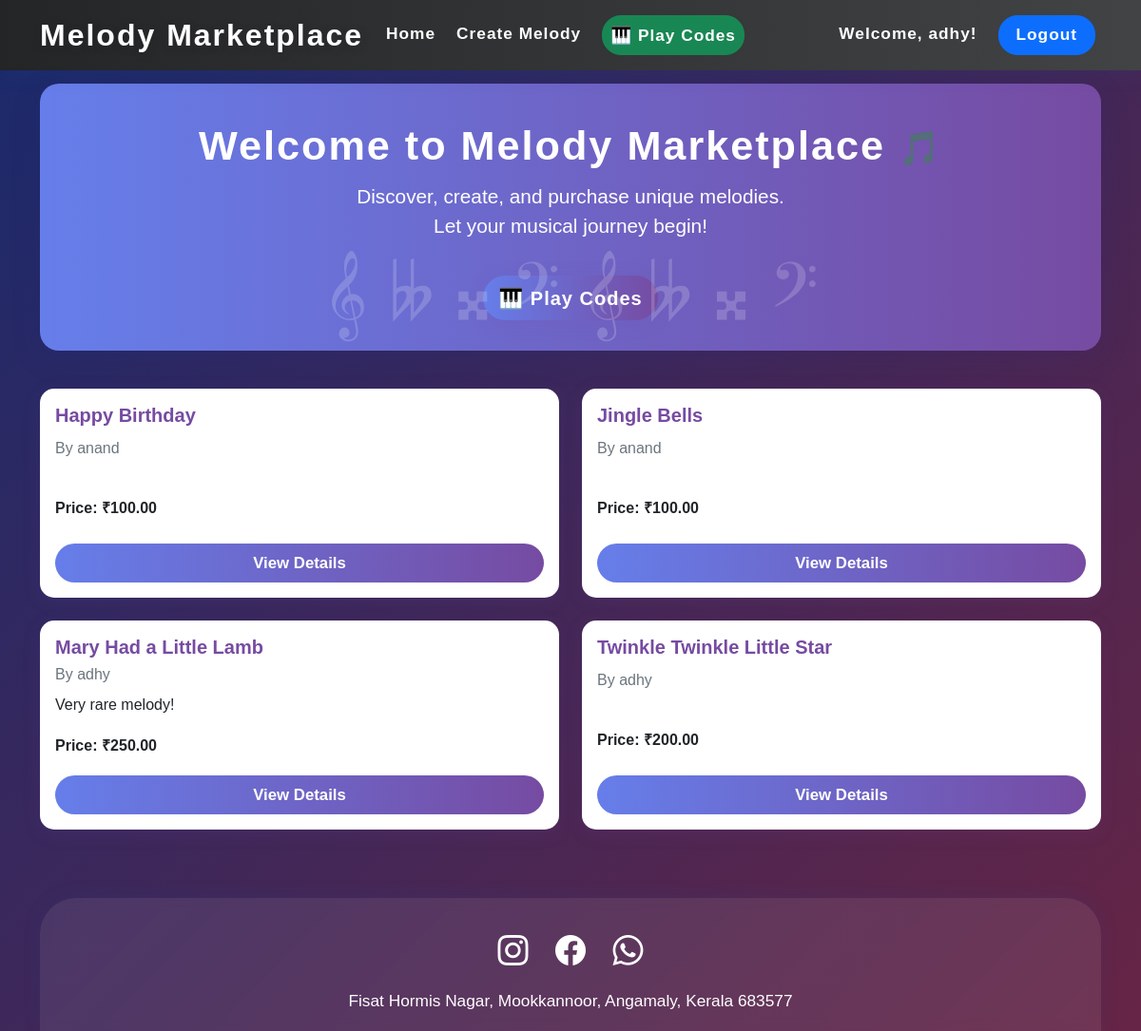
Screenshot of / (signed in) with the database file from the repository.
### melodies/models.py (models this page shows, shortened)
class Melody(models.Model):
    creator = models.ForeignKey(User, on_delete=models.CASCADE, related_name='created_melodies')
    title = models.CharField(max_length=200)
    notes = models.TextField()  # Store melody notes as space-separated string
    price = models.DecimalField(max_digits=6, decimal_places=2)
    created_at = models.DateTimeField(auto_now_add=True)
    description = models.TextField(blank=True)
    is_published = models.BooleanField(default=False)

### melodies/views.py (the view)
# urls.py: path('', views.home, name='home'),
def home(request):
    melodies = Melody.objects.filter(is_published=True).order_by('-created_at')
    return render(request, 'melodies/home.html', {'melodies': melodies})

### templates/melodies/home.html (shortened to what this page needs)
{% extends 'base.html' %}
{% block content %}
  <div id="floating-notes-bg" style="position:fixed; width:100vw; height:100vh; top:0; left:0; pointer-events:none; z-index:0; overflow:hidden;">
    <div class="note" style="left:6%; animation-duration:12s;">𝄞</div>
    <div class="note" style="left:12%; animation-duration:13s;">🎶</div>
    <div class="note" style="left:18%; animation-duration:10s;">𝄫</div>
    <div class="note" style="left:24%; animation-duration:14s;">🎵</div>
    <div class="note" style="left:30%; animation-duration:11s;">𝄪</div>
    <div class="note" style="left:36%; animation-duration:9s;">🎷</div>
    <div class="note" style="left:42%; animation-duration:12s;">𝄢</div>
    <div class="note" style="left:48%; animation-duration:15s;">🎸</div>
    <div class="note" style="left:54%; animation-duration:11s;">𝄞</div>
    <div class="note" style="left:60%; animation-duration:13s;">🎺</div>
    <div class="note" style="left:66%; animation-duration:10s;">𝄫</div>
    <div class="note" style="left:72%; animation-duration:14s;">🎻</div>
    <div class="note" style="left:78%; animation-duration:12s;">𝄪</div>
    <div class="note" style="left:84%; animation-duration:13s;">🎤</div>
    <div class="note" style="left:90%; animation-duration:10s;">𝄢</div>
    <div class="note" style="left:96%; animation-duration:15s;">🎧</div>
  </div>
<div class="music-hero" style="position:relative;">
    <h1>Welcome to Melody Marketplace <span style="font-size:2.2rem;">&#127925;</span></h1>
    <p>Discover, create, and purchase unique melodies.<br>Let your musical journey begin!</p>
    <div class="music-notes">𝄞 𝄫 𝄪 𝄢 𝄞 𝄫 𝄪 𝄢</div>
    {% if user.is_authenticated %}
    <a href="{% url 'play_codes' %}" class="btn btn-primary btn-lg mt-3" style="font-weight:700;letter-spacing:1px;background:linear-gradient(90deg,#667eea 0%,#764ba2 100%);border:none;border-radius:25px;box-shadow:0 4px 20px 0 rgba(118,75,162,0.12);">
        <span style="font-size:1.3rem;">🎹</span> Play Codes
    </a>
    {% endif %}
</div>
<div class="row">
    {% for melody in melodies %}
    <div class="col-md-6 mb-4">
        <div class="card melody-card-custom">
            <div class="card-body">
                <h5 class="card-title" style="color:#764ba2;font-weight:700;">{{ melody.title }}</h5>
                <h6 class="card-subtitle mb-2 text-muted">By {{ melody.creator.username }}</h6>
                <p class="card-text">{{ melody.description|truncatewords:30 }}</p>
                <p class="card-text"><strong>Price: <span style="font-family:Arial;font-weight:bold;">&#8377;</span>{{ melody.price }}</strong></p>
                <a href="{% url 'melody_detail' melody.pk %}" class="btn btn-primary">View Details</a>
            </div>
        </div>
    </div>
    {% empty %}
    <div class="col-12">
        <p>No melodies available yet.</p>
    </div>
    {% endfor %}
</div>
<footer class="mt-5" style="background:rgba(255,255,255,0.08);color:#fff;padding:32px 0 18px 0;box-shadow:0 -2px 20px 0 rgba(24,90,157,0.10);border-top-left-radius: 38px;border-top-right-radius: 38px;backdrop-filter: blur(6px);">
    <div class="container text-center">
        <div class="mb-3">
            <span style="font-size:2rem;margin:0 12px;"><i class="bi bi-instagram"></i></span>
            <span style="font-size:2rem;margin:0 12px;"><i class="bi bi-facebook"></i></span>
            <span style="font-size:2rem;margin:0 12px;"><i class="bi bi-whatsapp"></i></span>
        </div>
        <div style="font-size:1.08rem;font-weight:500;">
            Fisat Hormis Nagar, Mookkannoor, Angamaly, Kerala 683577
        </div>
    </div>
</footer>
<link rel="stylesheet" href="https://cdn.jsdelivr.net/npm/bootstrap-icons@1.10.5/font/bootstrap-icons.css">
{% endblock %}

### templates/base.html (shortened to what this page needs)
<!DOCTYPE html>
<html lang="en">
<head>
    <link href="https://cdn.jsdelivr.net/npm/bootstrap@5.1.3/dist/css/bootstrap.min.css" rel="stylesheet">
</head>
<body>
    <nav class="navbar navbar-expand-lg navbar-dark bg-dark" style="position:fixed;top:0;left:0;width:100%;z-index:1030;">
        <div class="container">
            <a class="navbar-brand" href="{% url 'home' %}">Melody Marketplace</a>
            <div class="collapse navbar-collapse" id="navbarNav">
                <ul class="navbar-nav me-auto">
                    <li class="nav-item">
                        <a class="nav-link" href="{% url 'home' %}">Home</a>
                    </li>
                    {% if user.is_authenticated and user.userprofile.is_creator %}
                    <li class="nav-item">
                        <a class="nav-link" href="{% url 'create_melody' %}">Create Melody</a>
                    </li>
                    {% endif %}
                    {% if user.is_authenticated %}
                    <li class="nav-item">
                        <a class="nav-link btn btn-success" style="margin-left:8px;font-weight:600;border-radius:20px;" href="{% url 'play_codes' %}"><span style="font-size:1.1rem;">🎹</span> Play Codes</a>
                    </li>
                    {% endif %}
                </ul>
                <ul class="navbar-nav">
                    {% if user.is_authenticated %}
                    <li class="nav-item">
                        <span class="nav-link">Welcome, {{ user.username }}!</span>
                    </li>
                    <li class="nav-item">
                        <form method="post" action="/accounts/logout/" style="display:inline;">
                            <button type="submit" class="nav-link btn btn-primary" style="padding:7px 18px;border-radius:20px;font-weight:600;font-size:1.08rem;letter-spacing:1px;margin-left:8px;">Logout</button>
                        </form>
                    </li>
                    {% endif %}
                </ul>
            </div>
        </div>
    </nav>
    <div class="container mt-4" style="margin-top:88px !important;">
        {% block content %}
        {% endblock %}
    </div>
</body>
</html>

### templates/base.html (style rules this page uses)
.navbar { background: linear-gradient(90deg, #232526 0%, #414345 100%) !important; box-shadow: 0 4px 20px 0 rgba(24,90,157,0.10); }
.navbar-brand { font-family: 'Trebuchet MS', sans-serif; font-weight: 800; font-size: 2rem; letter-spacing: 2px; color: #fff !important; text-shadow: 1px 2px 8px #23252644; }
.navbar-nav .nav-link { color: #fff !important; font-weight: 600; font-size: 1.08rem; letter-spacing: 1px; margin-right: 6px; transition: color 0.2s, background 0.2s; border-radius: 20px; padding: 7px 18px; }

### templates/melodies/home.html (style rules this page uses)
.note { position: absolute; color: white; font-size: 2.8rem; opacity: 0.18; pointer-events: none; animation: floatUp 10s linear infinite; z-index: 0; }
.music-notes { position: absolute; left: 0; right: 0; bottom: 0; width: 100%; opacity: 0.18; font-size: 5rem; pointer-events: none; text-align: center; animation: notes-float 7s ease-in-out infinite alternate; }
body { background: linear-gradient(135deg, #1a2a6c, #b21f1f, #fdbb2d); background-size: 400% 400%; animation: gradientMove 20s ease infinite; font-family: 'Poppins', sans-serif; min-height: 100vh; }
.music-hero { background: linear-gradient(90deg, #667eea 0%, #764ba2 100%); color: #fff; border-radius: 20px; padding: 2.5rem 2rem 2rem 2rem; margin-bottom: 2.5rem; box-shadow: 0 8px 32px 0 rgba(31, 38, 135, 0.15); text-align: center; position: relative; overflow: hidden; }
.music-hero h1 { font-size: 2.7rem; font-weight: 800; letter-spacing: 2px; margin-bottom: 0.7rem; }
.music-hero p { font-size: 1.3rem; font-weight: 400; margin-bottom: 1.3rem; }
.note { position: absolute; color: white; font-size: 24px; opacity: 0.7; animation: floatUp 10s linear infinite; }
.melody-card-custom { border-radius: 15px; box-shadow: 0 4px 20px 0 rgba(118, 75, 162, 0.12); border: none; transition: transform 0.14s; min-height: 220px; display: flex; flex-direction: column; justify-content: stretch; }
.melody-card-custom .card-body { flex: 1 1 auto; display: flex; flex-direction: column; justify-content: space-between; }
.melody-card-custom .btn-primary { background: linear-gradient(90deg, #667eea 0%, #764ba2 100%); border: none; border-radius: 25px; font-weight: 600; padding: 0.5rem 1.5rem; font-size: 1.05rem; }

### rows the page displays
Melody: title "Happy Birthday", creator.username "anand", price "100.00"
Melody: title "Jingle Bells", creator.username "anand", price "100.00"
Melody: title "Mary Had a Little Lamb", creator.username "adhy", description "Very rare melody!", price "250.00"
Melody: title "Twinkle Twinkle Little Star", creator.username "adhy", price "200.00"

### other values shown
{{ user.username }} "adhy"
